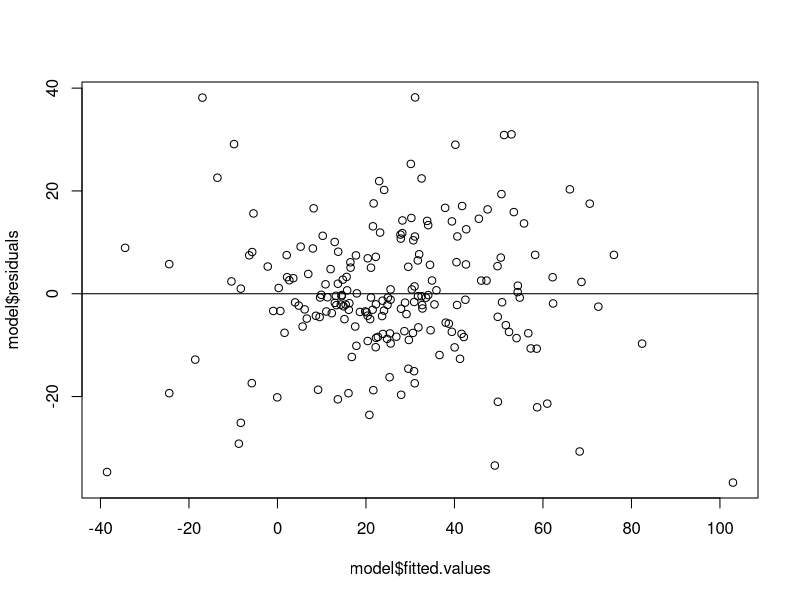

Write R code to recreate this figure.
## ---- chunk 1

## ---- chunk 2
library(AER)
library(leaps)

data("USMacroG")
USMacroG=na.omit(USMacroG)
Macro=as.data.frame(apply(USMacroG,2,diff))

model = lm(consumption~gdp+invest+government+dpi+population+interest, Macro)
summary(model)

plot(model$fitted.values, model$residuals)
abline(0,0)
